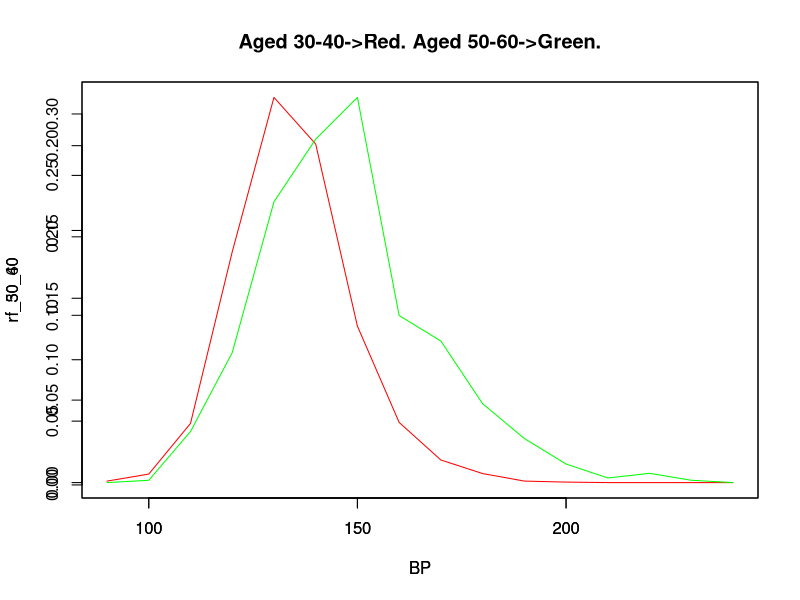

This figure's R source:
# Page No. 37
bloodpressure<-c("Less than 90","90-100","100-110","110-120","120-130","130-140","140-150","150-160","160-170","170-180","180-190","190-200","2000-210","210-220","220-230","230-240")
rf_30_40<-c(3,17,118,460,768,675,312,120,45,18,3,1,0,0,0,0)/2450
rf_50_60<-c(1,2,23,57,122,149,167,73,62,35,20,9,3,5,2,1)/731
BP<-c(90,100,110,120,130,140,150,160,170,180,190,200,210,220,230,240)
bp<-data.frame(bloodpressure,rf_30_40,rf_50_60)
View(bp)
plot(BP,rf_30_40, type="l", col="red", main="Aged 30-40->Red. Aged 50-60->Green.")
par(new=TRUE)
plot(BP,rf_50_60, type="l", col="green" )